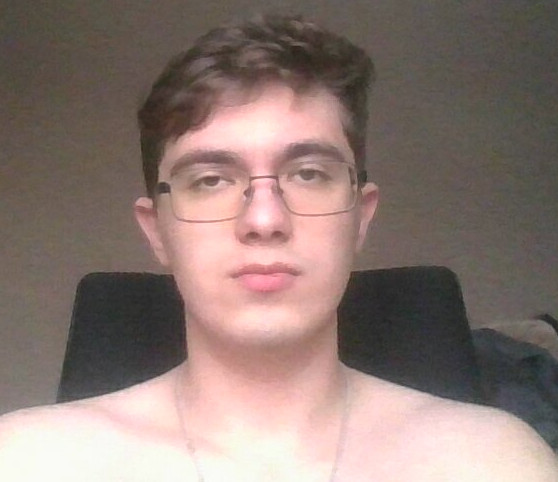
#> input picture hw13/min2.jpg, 558 x 482 px, found by its file name
$ python hw13_2.py
#> lines starting #> are read from the running program, lines starting #| are printed output that depends on the picture
import cv2
import numpy as np

cap = cv2.VideoCapture(0)
imgTarget = cv2.imread('/home/timur/PythonProjects/robotics/hw13/min2.jpg')
#> imgTarget is the input picture: shape (482, 558, 3); mean B, G, R 116.1, 122.1, 140.5
myVid = cv2.VideoCapture('/home/timur/PythonProjects/robotics/hw13/video.mp4')


detection = False
frameCounter = 0
success, imgVideo = myVid.read()
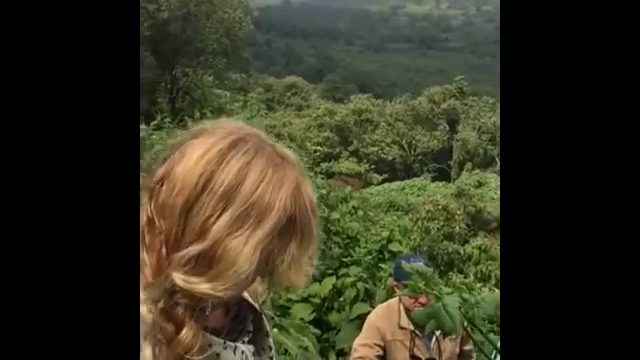
#> input picture frame 16 of hw13/video.mp4, 640 x 360 px
#> imgVideo is the input picture: shape (360, 640, 3); mean B, G, R 32.8, 50.4, 51.8

hT, wT, cT = imgTarget.shape
#> hT = 482; wT = 558; cT = 3
imgVideo = cv2.resize(imgVideo, (wT, hT))
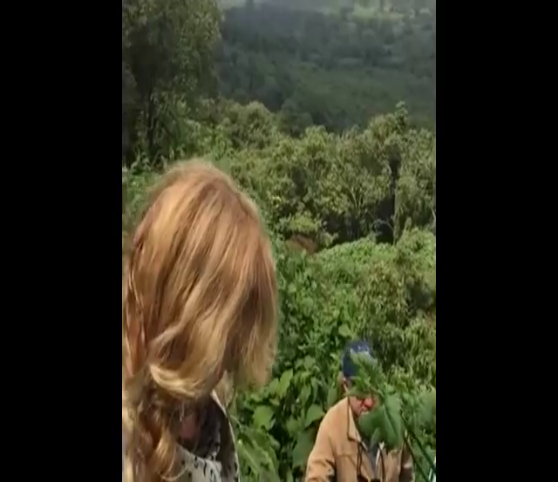
#> imgVideo: shape (482, 558, 3); mean B, G, R 32.7, 50.3, 51.8


orb = cv2.ORB_create(nfeatures=1000)
kp1, des1 = orb.detectAndCompute(imgTarget, None)
#> kp1 = 475 keypoints; strongest (x, y, size): (166, 187, 64.3), (168, 191, 37.2), (160, 180, 37.2), (169, 191, 31)
# imgTarget = cv2.drawKeypoints(imgTarget, kp1, None)

def stackImages(imgArray,scale,lables=[]):
    sizeW= imgArray[0][0].shape[1]
    sizeH = imgArray[0][0].shape[0]
    rows = len(imgArray)
    cols = len(imgArray[0])
    rowsAvailable = isinstance(imgArray[0], list)
    if rowsAvailable:
        for x in range ( 0, rows):
            for y in range(0, cols):
                imgArray[x][y] = cv2.resize(imgArray[x][y], (sizeW,sizeH), None, scale, scale)
                if len(imgArray[x][y].shape) == 2: imgArray[x][y]= cv2.cvtColor( imgArray[x][y], cv2.COLOR_GRAY2BGR)
        imageBlank = np.zeros((sizeH, sizeW, 3), np.uint8)
        hor = [imageBlank]*rows
        hor_con = [imageBlank]*rows
        for x in range(0, rows):
            hor[x] = np.hstack(imgArray[x])
            hor_con[x] = np.concatenate(imgArray[x])
        ver = np.vstack(hor)
        ver_con = np.concatenate(hor)
    else:
        for x in range(0, rows):
            imgArray[x] = cv2.resize(imgArray[x], (sizeW, sizeH), None, scale, scale)
            if len(imgArray[x].shape) == 2: imgArray[x] = cv2.cvtColor(imgArray[x], cv2.COLOR_GRAY2BGR)
        hor= np.hstack(imgArray)
        hor_con= np.concatenate(imgArray)
        ver = hor
    if len(lables) != 0:
        eachImgWidth= int(ver.shape[1] / cols)
        eachImgHeight = int(ver.shape[0] / rows)
        print(eachImgHeight)
        for d in range(0, rows):
            for c in range (0,cols):
                cv2.rectangle(ver,(c*eachImgWidth,eachImgHeight*d),(c*eachImgWidth+len(lables[d])*13+27,30+eachImgHeight*d),(255,255,255),cv2.FILLED)
                cv2.putText(ver,lables[d],(eachImgWidth*c+10,eachImgHeight*d+20),cv2.FONT_HERSHEY_COMPLEX,0.7,(255,0,255),2)
    return ver

while True:
    sucess, imgWebcam = cap.read()
    kp2, des2 = orb.detectAndCompute(imgWebcam, None)
#> kp2 = 1000 keypoints; strongest (x, y, size): (412, 328, 31), (373, 307, 31), (499, 291, 31), (498, 290, 37.2)
    imgAug = imgWebcam.copy()
    # imgWebcam = cv2.drawKeypoints(imgWebcam, kp2, None)
    if detection == False:
        myVid.set(cv2.CAP_PROP_POS_FRAMES,0)
        frameCounter = 0
    else:
        if frameCounter == myVid.get(cv2.CAP_PROP_FRAME_COUNT):
            myVid.set(cv2.CAP_PROP_POS_FRAMES, 0)
            frameCounter = 0
        success, imgVideo = myVid.read()
        imgVideo = cv2.resize(imgVideo, (wT, hT))

    bf = cv2.BFMatcher()
    matches = bf.knnMatch(des1, des2, k=2)
#> matches = 475 matches

    good = []

    for m, n in matches:
        if m.distance < 0.75 * n.distance:
            good.append(m)
#> after the loop, good = 4 matches

    imgFeatures = cv2.drawMatches(imgTarget, kp1, imgWebcam, kp2, good, None, flags=2)
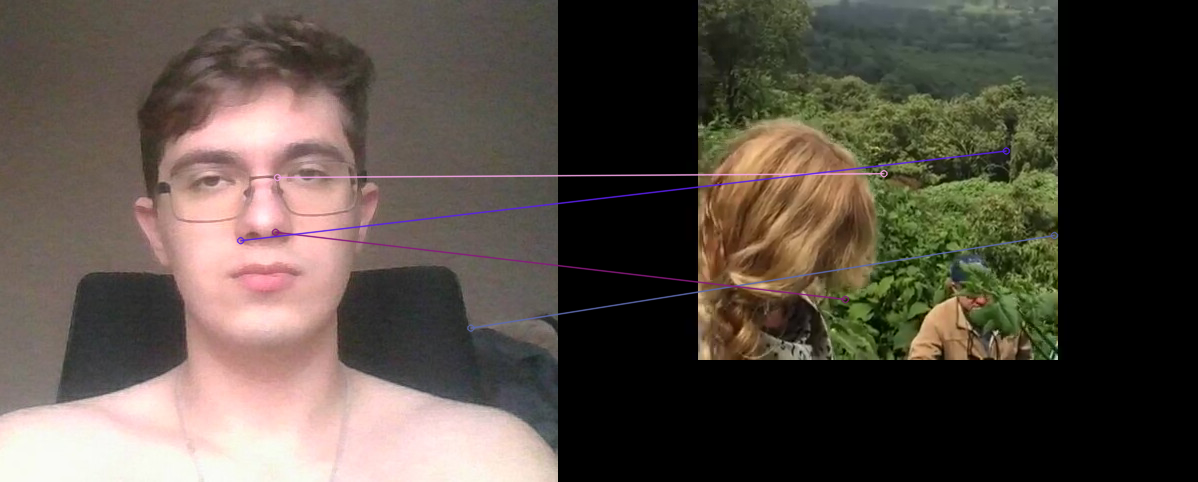
#> imgFeatures: shape (482, 1198, 3); mean B, G, R 68, 77, 86.4


    print(len(good))
#| 4


    if len(good) > 11:
        srcPts = np.float32([kp1[m.queryIdx].pt for m in good]).reshape(-1, 1, 2)
        dstPts = np.float32([kp2[m.trainIdx].pt for m in good]).reshape(-1, 1, 2)
        matrix, mask = cv2.findHomography(srcPts,  dstPts, cv2.RANSAC, 5)
        print(matrix)

        pts = np.float32([[0,0],[0,hT],[wT,hT],[wT,0]]).reshape(-1,1,2)
        dst = cv2.perspectiveTransform(pts,matrix)
        img2 = cv2.polylines(imgWebcam,[np.int32(dst)],True,(255,0,255),3)

        imgWarp = cv2.warpPerspective(imgVideo,matrix, (imgWebcam.shape[1],imgWebcam.shape[0]))

        maskNew = np.zeros((imgWebcam.shape[0],imgWebcam.shape[1]),np.uint8)
        cv2.fillPoly(maskNew,[np.int32(dst)],(255,255,255))
        maskInv = cv2.bitwise_not(maskNew)
        imgAug = cv2.bitwise_and(imgAug,imgAug,mask = maskInv)
        imgAug = cv2.bitwise_or(imgWarp,imgAug)

        imgStacked = stackImages(([imgWebcam,imgVideo,imgTarget],[imgFeatures,imgWarp,imgAug]),0.5)


    # [4 lines of commented-out code are left out]
#> (the run stopped early here; a loop or call above may not have finished)
